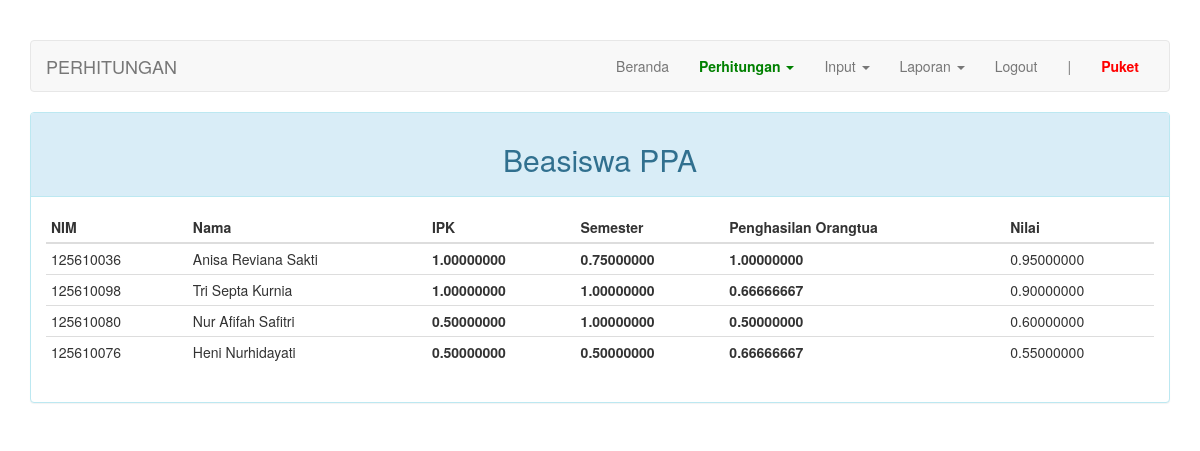
Screenshot of /index.php?page=perhitungan&beasiswa=1 (signed in) with the database file from the repository.
### tables this page shows
CREATE TABLE IF NOT EXISTS `beasiswa` (
  `kd_beasiswa` int(11) NOT NULL AUTO_INCREMENT,
  `nama` varchar(50) DEFAULT NULL,
  PRIMARY KEY (`kd_beasiswa`)
);

CREATE TABLE IF NOT EXISTS `kriteria` (
  `kd_kriteria` int(11) NOT NULL AUTO_INCREMENT,
  `kd_beasiswa` int(11) NOT NULL,
  `nama` varchar(50) DEFAULT NULL,
  `sifat` enum('min','max') DEFAULT NULL,
  PRIMARY KEY (`kd_kriteria`),
  KEY `kd_beasiswa` (`kd_beasiswa`),
  KEY `kd_beasiswa_2` (`kd_beasiswa`)
);

### index.php (the view, shortened to what this page needs)
<?php
require_once "config.php";
?>
<!DOCTYPE html>
<html lang="en">
<head>
    <link rel="stylesheet" href="assets/css/bootstrap.min.css">
</head>
<body>
    <div class="container">
        <nav class="navbar navbar-default">
            <div class="container-fluid">
                <div class="navbar-header">
                    <a class="navbar-brand" href="#"><?php $str = (isset($_GET["page"])) ? (($_GET["page"] == "nilai") ? "persyaratan" : $_GET["page"]) : "home"; echo strtoupper($str)?></a>
                </div>
                <div class="collapse navbar-collapse" id="bs-example-navbar-collapse-1">
                    <ul class="nav navbar-nav navbar-right">
                        <li><a href="?page=home">Beranda <span class="sr-only">(current)</span></a></li>
                        <?php if ($_SESSION["as"] == "puket"): ?>
                          <li class="dropdown">
                            <a href="#" class="dropdown-toggle" style="font-weight: bold; color: green;" data-toggle="dropdown" role="button" aria-haspopup="true" aria-expanded="false">Perhitungan <span class="caret"></span></a>
                          </li>
                          <li class="dropdown">
                            <a href="#" class="dropdown-toggle" data-toggle="dropdown" role="button" aria-haspopup="true" aria-expanded="false">Input <span class="caret"></span></a>
                          </li>
                          <li class="dropdown">
                            <a href="#" class="dropdown-toggle" data-toggle="dropdown" role="button" aria-haspopup="true" aria-expanded="false">Laporan <span class="caret"></span></a>
                          </li>
                        <?php elseif ($_SESSION["as"] == "mahasiswa"): ?>
                          <li><a href="?page=pengumuman">Pengumuman</a></li>
                        <?php endif; ?>
                        <li><a href="logout.php">Logout</a></li>
                        <li><a href="#">|</a></li>
                        <li><a href="#" style="font-weight: bold; color: red;"><?= ucfirst($_SESSION["username"]) ?></a></li>
                    </ul>
                </div>
            </div>
        </nav>
        <div class="row">
            <div class="col-md-12">
              <?php include page($_PAGE); ?>
            </div>
        </div>
    </div>
</body>
</html>

### page/perhitungan.php (shortened to what this page needs)
<div class="row">
	<div class="col-md-12">
	<?php if (isset($_GET["beasiswa"])) {
		$sqlKriteria = "";
		$namaKriteria = [];
		$queryKriteria = $connection->query("SELECT a.kd_kriteria, a.nama FROM kriteria a JOIN model b USING(kd_kriteria) WHERE b.kd_beasiswa=$_GET[beasiswa]");
		while ($kr = $queryKriteria->fetch_assoc()) {
			$sqlKriteria .= "SUM(
				IF(
					c.kd_kriteria=".$kr["kd_kriteria"].",
					IF(c.sifat='max', nilai.nilai/c.normalization, c.normalization/nilai.nilai), 0
				)
			) AS ".strtolower(str_replace(" ", "_", $kr["nama"])).",";
			$namaKriteria[] = strtolower(str_replace(" ", "_", $kr["nama"]));
		}
		$sql = "SELECT
			(SELECT nama FROM mahasiswa WHERE nim=mhs.nim) AS nama,
			(SELECT nim FROM mahasiswa WHERE nim=mhs.nim) AS nim,
			(SELECT tahun_mengajukan FROM mahasiswa WHERE nim=mhs.nim) AS tahun,
			$sqlKriteria
			SUM(
				IF(
						c.sifat = 'max',
						nilai.nilai / c.normalization,
						c.normalization / nilai.nilai
				) * c.bobot
			) AS rangking
		FROM
			nilai
			JOIN mahasiswa mhs USING(nim)
			JOIN (
				SELECT
						nilai.kd_kriteria AS kd_kriteria,
						kriteria.sifat AS sifat,
						(
							SELECT bobot FROM model WHERE kd_kriteria=kriteria.kd_kriteria AND kd_beasiswa=beasiswa.kd_beasiswa
						) AS bobot,
						ROUND(
							IF(kriteria.sifat='max', MAX(nilai.nilai), MIN(nilai.nilai)), 1
						) AS normalization
					FROM nilai
					JOIN kriteria USING(kd_kriteria)
					JOIN beasiswa ON kriteria.kd_beasiswa=beasiswa.kd_beasiswa
					WHERE beasiswa.kd_beasiswa=$_GET[beasiswa]
				GROUP BY nilai.kd_kriteria
			) c USING(kd_kriteria)
		WHERE kd_beasiswa=$_GET[beasiswa]
		GROUP BY nilai.nim
		ORDER BY rangking DESC"; ?>
	  <div class="panel panel-info">
	      <div class="panel-heading"><h3 class="text-center"><h2 class="text-center"><?php $query = $connection->query("SELECT * FROM beasiswa WHERE kd_beasiswa=$_GET[beasiswa]"); echo $query->fetch_assoc()["nama"]; ?></h2></h3></div>
	      <div class="panel-body">
	          <table class="table table-condensed table-hover">
	              <thead>
	                  <tr>
												<th>NIM</th>
												<th>Nama</th>
												<?php $query = $connection->query("SELECT nama FROM kriteria WHERE kd_beasiswa=$_GET[beasiswa]"); while($row = $query->fetch_assoc()): ?>
													<th><?=$row["nama"]?></th>
												<?php endwhile ?>
												<th>Nilai</th>
	                  </tr>
	              </thead>
	              <tbody>
	                  <?php $query = $connection->query($sql); while($row = $query->fetch_assoc()): ?>
										<?php
										$rangking = number_format((float) $row["rangking"], 8, '.', '');
										?>
	                  <tr>
	                      <td><?=$row["nim"]?></td>
	                      <td><?=$row["nama"]?></td>
														<?php for($i=0; $i<count($namaKriteria); $i++): ?>
															<th><?=number_format((float) $row[$namaKriteria[$i]], 8, '.', '');?></th>
														<?php endfor ?>
	                      <td><?=$rangking?></td>
	                  </tr>
									<?php endwhile;?>
	              </tbody>
	          </table>
	      </div>
	  </div>
	<?php } else { ?>
		<h1>Beasiswa belum dipilih...</h1>
	<?php } ?>
	</div>
</div>

### index.php (style rules this page uses)
body { margin-top: 40px; }

### rows the page displays
beasiswa: nama "Beasiswa PPA"
kriteria: nama "IPK"
kriteria: nama "Semester"
kriteria: nama "Penghasilan Orangtua"

### other values shown
$str "PERHITUNGAN"
$_SESSION["username"] "Puket"
$row["nim"] "125610036"
$row["nama"] "Anisa Reviana Sakti"
$row[$namaKriteria[$i]] "1.00000000"
$row[$namaKriteria[$i]] "0.75000000"
$rangking "0.95000000"
$row["nim"] "125610098"
$row["nama"] "Tri Septa Kurnia"
$row[$namaKriteria[$i]] "0.66666667"
$rangking "0.90000000"
$row["nim"] "125610080"
$row["nama"] "Nur Afifah Safitri"
$row[$namaKriteria[$i]] "0.50000000"
$rangking "0.60000000"
